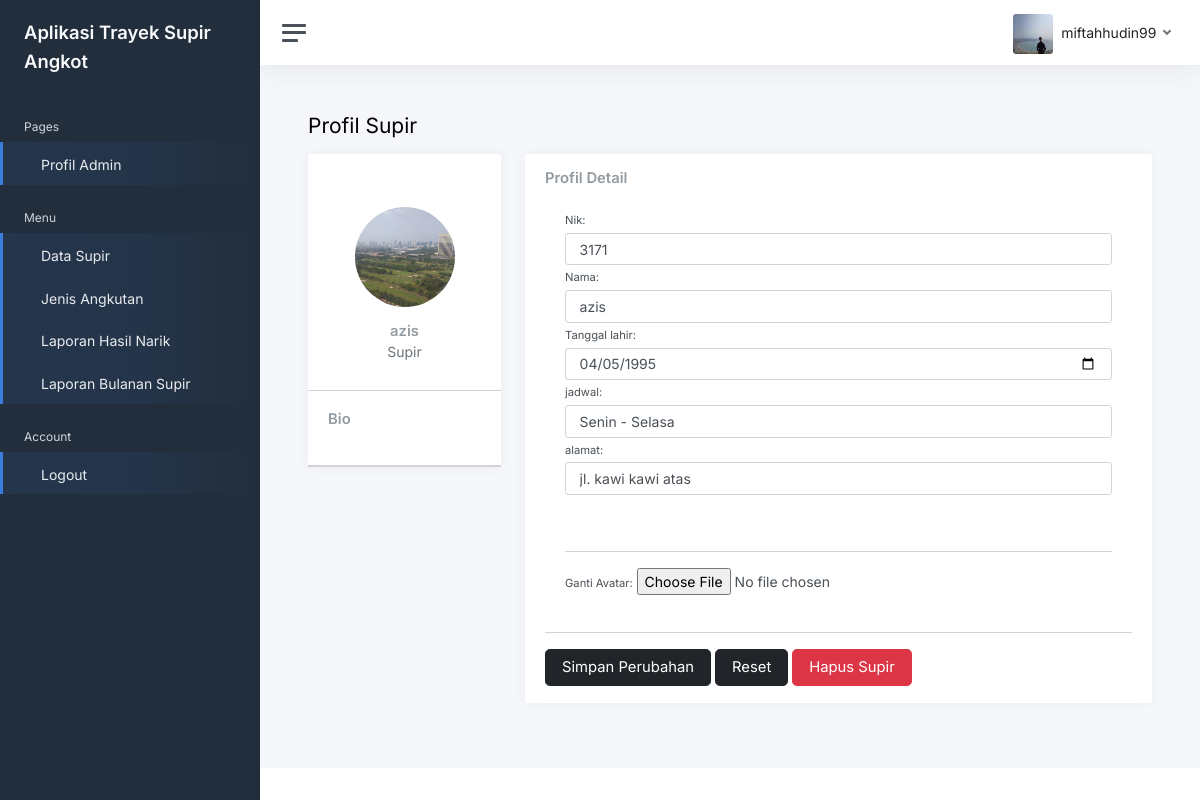
Screenshot of /profilsupir/1/ (signed in) with the database file from the repository.
### administrator/models.py (models this page shows, shortened)
class Profil(models.Model):
    user = models.OneToOneField(User, on_delete=models.CASCADE)
    avatar = models.ImageField(
        default='default.jpg', upload_to='profile_images')
    bio = models.TextField()

class Supir(models.Model):
    nik = models.CharField(max_length=100)
    nama = models.CharField(max_length=100)
    tgl_lahir = models.DateField()
    jadwal = models.CharField(max_length=100)
    alamat = models.CharField(max_length=200)
    avatar = models.ImageField(upload_to='supir_img')

### administrator/views.py (the view)
# urls.py: path('profilsupir/<int:id>/', views.profil_supir, name='profilsupir'),
@login_required
def profil_supir(request, id):
    supir1 = Supir.objects.get(id=id)
    if request.method == 'POST':
        supir_form = SupirForm(request.POST, request.FILES, instance=supir1)
        if supir_form.is_valid:
            supir_form.save()
            return redirect(to='datasupir')
    else:
        supir_form = SupirForm(instance=supir1)
    return render(request, 'profil_supir.html', {'supirform': supir_form, 'supir1': supir1})

### administrator/templates/profil_supir.html (shortened to what this page needs)
{% extends "main_layout.html" %}
{% block content %}
<div class="container-fluid p-0">
    <div class="mb-3">
        <h1 class="h3 d-inline align-middle">Profil Supir</h1>
    </div>
    <div class="row">
        <div class="col-md-4 col-xl-3">
            <div class="card mb-3">
                <div class="card-header">
                </div>
                <div class="card-body text-center">
                    <img src="{{MEDIA_ROOT}}/media/{{supir1.avatar}}" class="rounded-circle mb-3" width="100" height="100">
                    <h5 class="card-title mb-0">{{ supir1.nama }}</h5>
                    <div class="text-muted mb-2">Supir</div>
                </div>
                <hr class="my-0">
                <div class="card-body">
                    <h5 class="h6 card-title">Bio</h5>
                </div>
                <hr class="my-0">
                <hr class="my-0">
            </div>
        </div>
        <div class="col-md-8 col-xl-9">
            <div class="card">
                <div class="card-header">
                    <h5 class="card-title mb-0">Profil Detail</h5>
                    <form method="post" enctype="multipart/form-data">
                        <div class="form-row">
                            <div class="card-body">
                                <label class="small mb-1">Nik:</label>
                                {{ supirform.nik }}
                                <label class="small mb-1">Nama:</label>
                                {{ supirform.nama }}
                                <label class="small mb-1">Tanggal lahir:</label>
                                {{ supirform.tgl_lahir }}
                                <label class="small mb-1">jadwal:</label>
                                {{ supirform.jadwal }}
                                <label class="small mb-1">alamat:</label>
                                {{ supirform.alamat }}
                            </div>
                            <div class="card-body">
                                <hr>
                                <label class="small mb-1">Ganti Avatar:</label>
                                {{supirform.avatar}}
                            </div>
                        </div>
                        <hr>
                        <button type="submit" class="btn btn-dark btn-lg">Simpan Perubahan</button>
                        <button type="reset" class="btn btn-dark btn-lg">Reset</button>
                        <a class="btn btn-danger btn-lg" href="">Hapus Supir</a>
                    </form>
                </div>
            </div>
        </div>
    </div>
</div>
{% endblock %}

### administrator/templates/main_layout.html (shortened to what this page needs)
{% load static %}
<!DOCTYPE html>
<html lang="en">
<head>
	<link href="{% static 'css/app.css' %}" rel="stylesheet">
  </head>
<body>
	<div class="wrapper">
		<nav id="sidebar" class="sidebar js-sidebar">
			<div class="sidebar-content js-simplebar">
				<a class="sidebar-brand" href="{% url 'home' %}">
          <span class="align-middle">Aplikasi Trayek Supir Angkot</span>
        </a>
				<ul class="sidebar-nav">
					<li class="sidebar-header">
						Pages
					</li>
					<li class="sidebar-item active">
						<a class="sidebar-link" href="{% url 'profil' %}">
               <span class="align-middle">Profil Admin</span>
            </a>
					</li>
					<li class="sidebar-header">
						Menu
					</li>
					<li class="sidebar-item active">
						<a class="sidebar-link" href="{% url 'datasupir' %}">
               <span class="align-middle">Data Supir</span>
            </a>
					</li>
					<li class="sidebar-item active">
						<a class="sidebar-link" href="{% url 'jenisangkutan' %}">
               <span class="align-middle">Jenis Angkutan</span>
            </a>
					</li>
					<li class="sidebar-item active">
						<a class="sidebar-link" href="{% url 'laporanhasilnarik' %}">
               <span class="align-middle">Laporan Hasil Narik</span>
            </a>
			<li class="sidebar-item active">
				<a class="sidebar-link" href="{% url 'laporanbulanan' %}">
	  		 <span class="align-middle">Laporan Bulanan Supir</span>
			</a>
					</li>
					</li>
					<li class="sidebar-header">
						Account
					</li>
					<li class="sidebar-item active">
						<a class="sidebar-link" href="{% url 'signout' %}">
               <span class="align-middle">Logout</span>
            </a>
					</li>
				</ul>
			</div>
		</nav>
		<div class="main">
			<nav class="navbar navbar-expand navbar-light navbar-bg">
				<a class="sidebar-toggle js-sidebar-toggle">
          <i class="hamburger align-self-center"></i>
        </a>
				<div class="navbar-collapse collapse">
					<ul class="navbar-nav navbar-align">
						<li class="nav-item dropdown">
							<a class="nav-icon dropdown-toggle" href="#" id="alertsDropdown" data-bs-toggle="dropdown">
							</a>
						</li>
						<li class="nav-item dropdown">
							<a class="nav-icon dropdown-toggle" href="#" id="messagesDropdown" data-bs-toggle="dropdown">
							</a>
						</li>
						<li class="nav-item dropdown">
							<a class="nav-link dropdown-toggle d-none d-sm-inline-block" href="#" data-bs-toggle="dropdown">
								<img src="{{ user.profil.avatar.url }}" class="avatar img-fluid rounded me-1">
								<span class="text-dark">{{ user.username }}</span>
							</a>
						</li>
					</ul>
				</div>
			</nav>
			<main class="content">
				<div class="container-fluid p-0">
                    {% block content %}{% endblock %}
				</div>
			</main>
			<footer class="footer">
			</footer>
		</div>
	</div>
</body>
</html>

### rows the page displays
Supir: avatar (picture), nama "azis", nik "3171", tgl_lahir "04/05/1995", jadwal "Senin - Selasa", alamat "jl. kawi kawi atas"

### other values shown
{{ user.username }} "miftahhudin99"
